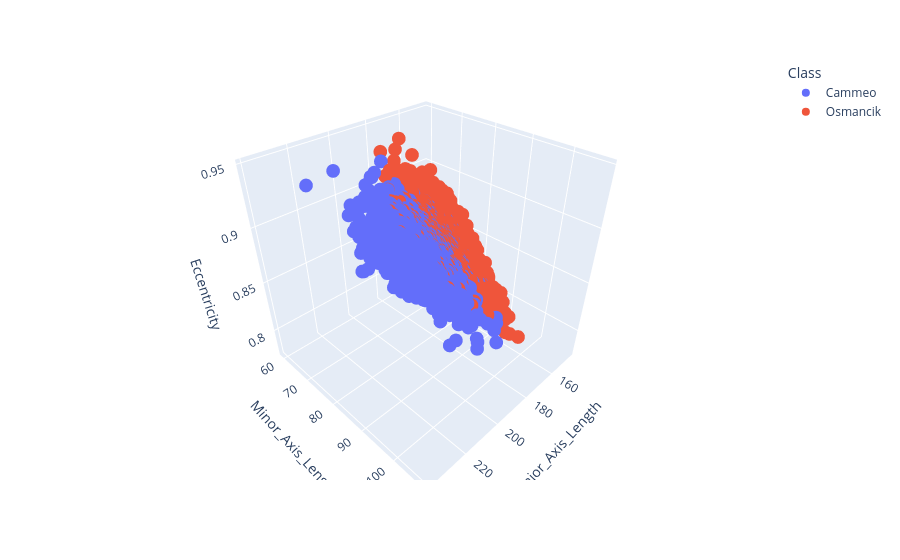

Notebook code cell kept with this figure:
### Markdown cell above
## Task 2: Visualize samples in 3D

Try graphing three of the features in 3D against each other.

### Code cell
#@title Plot three features in 3D by entering their names and running this cell

x_axis_data = 'Major_Axis_Length'  # @param {type: "string"}
y_axis_data = 'Minor_Axis_Length'  # @param {type: "string"}
z_axis_data = 'Eccentricity'  # @param {type: "string"}

px.scatter_3d(
    rice_dataset,
    x=x_axis_data,
    y=y_axis_data,
    z=z_axis_data,
    color='Class',
).show()

### Figure 1 — Plotly figure (JSON) as saved in the notebook; plotly's stock layout.template omitted (floating-point values rounded to 4 significant figures; data arrays with more than 128 entries replaced by an {"elided": "..."} marker saying what was removed)
{"data": [{"hovertemplate": "Class=Cammeo<br>Major_Axis_Length=%{x}<br>Minor_Axis_Length=%{y}<br>Eccentricity=%{z}<extra></extra>", "legendgroup": "Cammeo", "marker": {"color": "#636efa", "symbol": "circle"}, "mode": "markers", "name": "Cammeo", "scene": "scene", "showlegend": true, "type": "scatter3d", "x": {"elided": "1630 float values"}, "y": {"elided": "1630 float values"}, "z": {"elided": "1630 float values"}}, {"hovertemplate": "Class=Osmancik<br>Major_Axis_Length=%{x}<br>Minor_Axis_Length=%{y}<br>Eccentricity=%{z}<extra></extra>", "legendgroup": "Osmancik", "marker": {"color": "#EF553B", "symbol": "circle"}, "mode": "markers", "name": "Osmancik", "scene": "scene", "showlegend": true, "type": "scatter3d", "x": {"elided": "2180 float values"}, "y": {"elided": "2180 float values"}, "z": {"elided": "2180 float values"}}], "layout": {"legend": {"title": {"text": "Class"}, "tracegroupgap": 0}, "margin": {"t": 60}, "scene": {"domain": {"x": [0, 1], "y": [0, 1]}, "xaxis": {"title": {"text": "Major_Axis_Length"}}, "yaxis": {"title": {"text": "Minor_Axis_Length"}}, "zaxis": {"title": {"text": "Eccentricity"}}}}}
